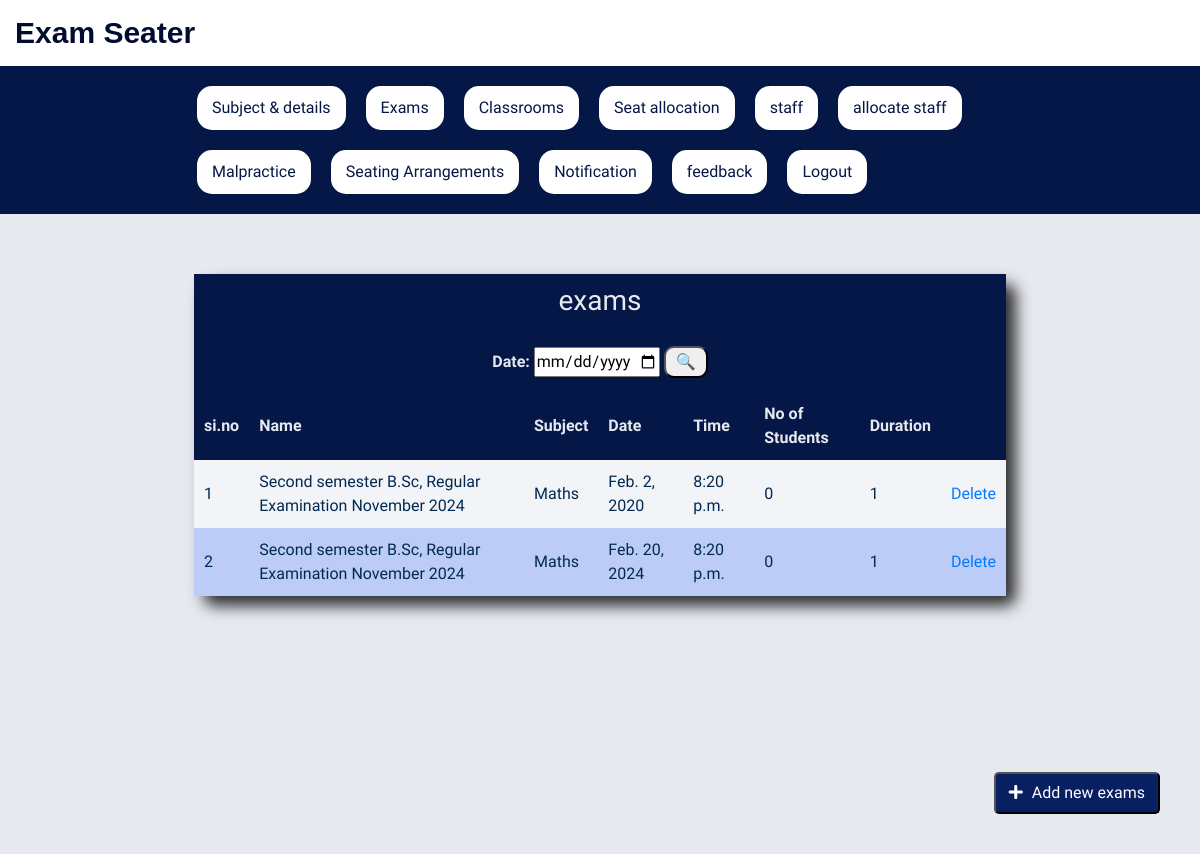
The app's page /viewexam/, older data.
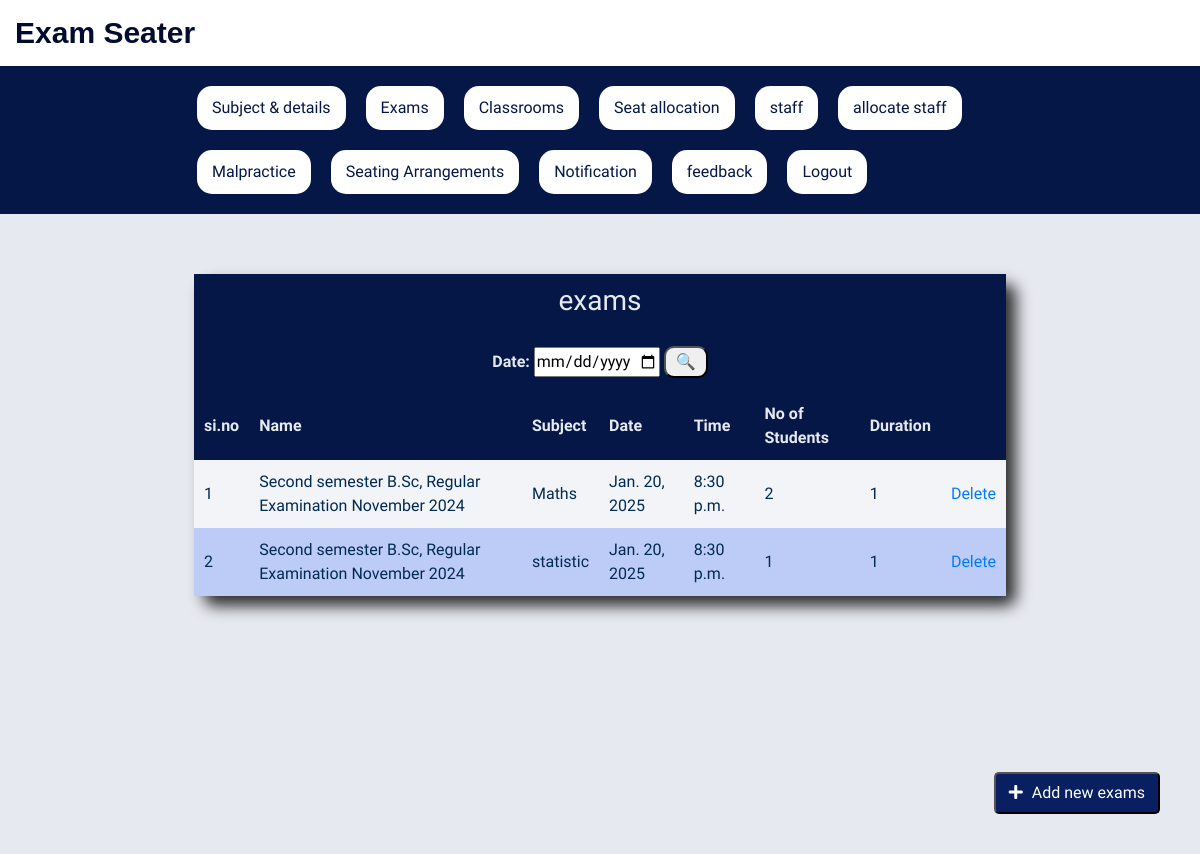
The same page, newer data.
### Arrangementapp/models.py (models this page shows)
class ExamDetails(models.Model):
    exam_name = models.CharField(max_length=100, null=True, blank=True)
    exam_subject=models.ForeignKey(Subject,on_delete=models.CASCADE,null=True,blank=True)
    exam_date = models.DateField(null=True, blank=True)
    exam_time = models.TimeField(null=True, blank=True)
    no_of_students = models.CharField(max_length=100,null=True,blank=True)
    duration_hours = models.PositiveSmallIntegerField(default=1)  # Duration of the exam in hours
    is_active = models.BooleanField(max_length=20, null=False, default=True)
    created_at = models.DateTimeField(auto_now_add=True, null=True, blank=True)
    updated_at = models.DateTimeField(auto_now=True, null=True, blank=True)

class Subject(models.Model):
    branch=models.ForeignKey(Branch,on_delete=models.CASCADE,null=True,blank=True)
    semester=models.ForeignKey(Semester,on_delete=models.CASCADE,null=True,blank=True)
    subjectname=models.CharField(max_length=100,null=True,blank=True)
    subjectcode=models.CharField(max_length=100,null=True,blank=True)

### Arrangementapp/views.py (the view, shortened to what this page needs)
# urls.py: path('viewexam/',View_exam.as_view()),
class View_exam(View):
    def get(self,request):
        exam_instances=ExamDetails.objects.all()
        return render(request, 'exam.html',{'exam_instances':exam_instances})

### templates/exam.html (shortened to what this page needs)
{% extends 'base.html' %}
{% block content %}
        <table class="assign-table">
                <button class="add-student-btn"><a href="/addexam" class="btn"><i class="fas fa-plus"></i> Add new exams</a></button>
                <thead>
                   <tr>
                      <th colspan="8" style="text-align: center;" class="th"><h3>exams</h3></th>
                   </tr>
                   <tr>
                     <th colspan="8"  style="text-align: center;" class="th">
                      <form action="/viewexam/" method="post">
                            <label for="department">Date:</label>
                            <input type="date" name="exam_date" id=""min="2020-01-01" max="2099-12-31">
                             <input type="submit" value="&#128269;" style="padding: 2px 10px; border-radius: 10px;">
                      </form>
                     </th>
                   </tr>
                    <tr>
                        <th>si.no</th>
                        <th>Name</th>
                        <th>Subject</th>
                        <th>Date</th>
                        <th>Time</th>
                        <th>No of Students</th>
                        <th>Duration</th>
                        <th></th>
                    </tr>
                </thead>
                <tbody>
                    <tr>
                        {% for exam_instance in exam_instances %}
                        <td>{{forloop.counter}}</td>
                        <td>{{ exam_instance.exam_name}}</td>
                        <td>{{ exam_instance.exam_subject.subjectname}}</td>
                        <td>{{ exam_instance.exam_date}}</td>
                        <td>{{ exam_instance.exam_time}}</td>
                        <td>{{ exam_instance.no_of_students}}</td>
                        <td>{{ exam_instance.duration_hours}}</td>
                        <td><a href="/deleteexam/{{exam_instance.id}}">Delete</a></td>
                    </tr>
                {% endfor %}
                </tbody>
            </table>
       </div>
    </div>
{% endblock %}

Row changes from the older to the newer data that the page shows:
removed ExamDetails: exam_name "Second semester B.Sc, Regular Examination November 2024", exam_subject.subjectname "Maths", exam_date "Feb. 2, 2020", exam_time "8:20 p.m.", no_of_students "0", duration_hours "1"
removed ExamDetails: exam_name "Second semester B.Sc, Regular Examination November 2024", exam_subject.subjectname "Maths", exam_date "Feb. 20, 2024", exam_time "8:20 p.m.", no_of_students "0", duration_hours "1"
added ExamDetails: exam_name "Second semester B.Sc, Regular Examination November 2024", exam_subject.subjectname "Maths", exam_date "Jan. 20, 2025", exam_time "8:30 p.m.", no_of_students "2", duration_hours "1"
added ExamDetails: exam_name "Second semester B.Sc, Regular Examination November 2024", exam_subject.subjectname "statistic", exam_date "Jan. 20, 2025", exam_time "8:30 p.m.", no_of_students "1", duration_hours "1"
